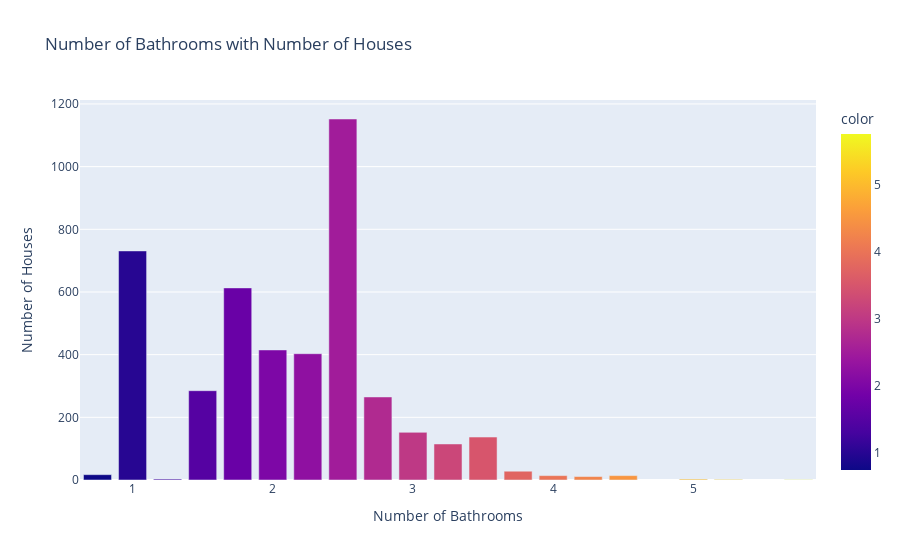

Write notebook code for a chart like this one.
### Code cell
px.bar(
    x=df.bathrooms.value_counts().index,
    y=df.bathrooms.value_counts().values,
    labels={"x": "Number of Bathrooms", "y": "Number of Houses"},
    title="Number of Bathrooms with Number of Houses",
    color=df.bathrooms.value_counts().index
)

### Figure 1 — Plotly figure (JSON) as saved in the notebook; plotly's stock layout.template omitted (floating-point values rounded to 4 significant figures)
{"data": [{"alignmentgroup": "True", "hovertemplate": "Number of Bathrooms=%{x}<br>Number of Houses=%{y}<br>color=%{marker.color}<extra></extra>", "legendgroup": "", "marker": {"color": [2.5, 1, 1.75, 2, 2.25, 1.5, 2.75, 3, 3.5, 3.25, 3.75, 0.75, 4.5, 4, 4.25, 5, 1.25, 5.25, 5.75], "coloraxis": "coloraxis", "pattern": {"shape": ""}}, "name": "", "offsetgroup": "", "orientation": "v", "showlegend": false, "textposition": "auto", "type": "bar", "x": [2.5, 1, 1.75, 2, 2.25, 1.5, 2.75, 3, 3.5, 3.25, 3.75, 0.75, 4.5, 4, 4.25, 5, 1.25, 5.25, 5.75], "xaxis": "x", "y": [1152, 731, 613, 415, 403, 285, 265, 152, 137, 115, 28, 17, 14, 14, 11, 3, 3, 2, 1], "yaxis": "y"}], "layout": {"barmode": "relative", "coloraxis": {"colorbar": {"title": {"text": "color"}}, "colorscale": [[0, "#0d0887"], [0.1111, "#46039f"], [0.2222, "#7201a8"], [0.3333, "#9c179e"], [0.4444, "#bd3786"], [0.5556, "#d8576b"], [0.6667, "#ed7953"], [0.7778, "#fb9f3a"], [0.8889, "#fdca26"], [1, "#f0f921"]]}, "legend": {"tracegroupgap": 0}, "title": {"text": "Number of Bathrooms with Number of Houses"}, "xaxis": {"anchor": "y", "domain": [0, 1], "title": {"text": "Number of Bathrooms"}}, "yaxis": {"anchor": "x", "domain": [0, 1], "title": {"text": "Number of Houses"}}}}
